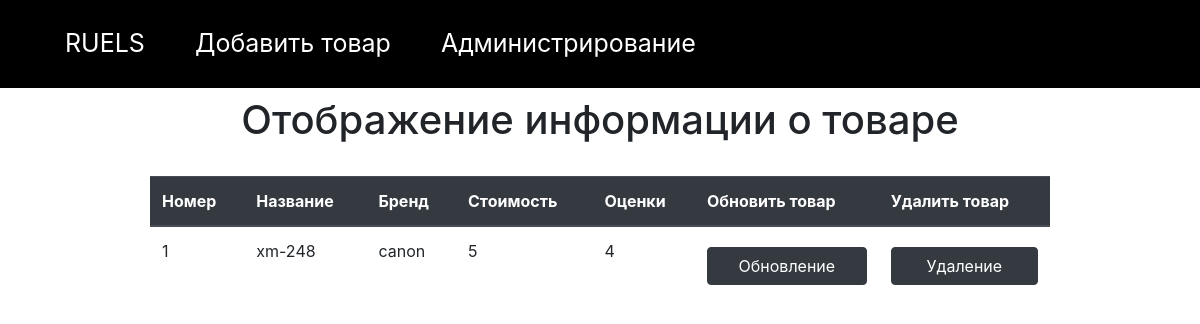
/product/, run on an earlier commit of the app's database.
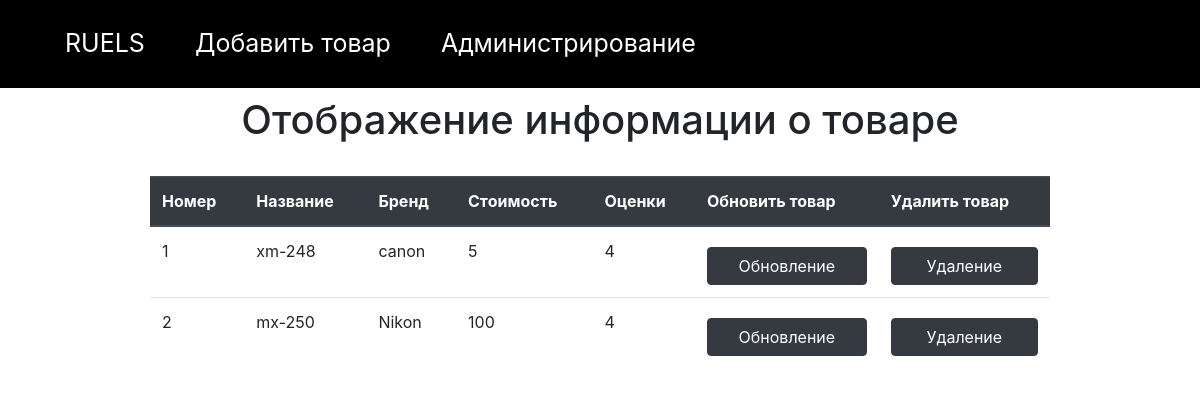
And on a later commit of the database.
### products/models.py (models this page shows, shortened)
class Product(models.Model):
    product_name = models.CharField(max_length = 50)
    product_company = models.CharField(max_length = 50)
    price = models.CharField(max_length = 40)
    rating = models.CharField(max_length = 50)

### products/views.py (the view)
# urls.py: path('', views.index_product, name='index-product'),
def index_product(request):
    products = Product.objects.all()
    return render(request, 'products/products.html', {'products': products})

### products/templates/products/products.html (shortened to what this page needs)
<!DOCTYPE html>
{% load static %}
<html>
<head>
     <link rel="stylesheet" href="{% static "css/customer.css" %}" />
     <link rel="stylesheet" href="https://stackpath.bootstrapcdn.com/bootstrap/4.3.1/css/bootstrap.min.css">
<body>
<header>
    <nav class="default-nav">
      <ul>
          <li> <a href= "{% url 'general' %}" style="color:white">RUELS</a></li>
          <li> <a href= "{% url 'upload-product' %}" style="color:white">Добавить товар</a> </li>
        <li> <a href="{% url 'admin:index' %}" style="color:white">Администрирование</a> </li>
      </ul>
    </nav>
  </header>
{% block content %}
<h1 class="mt-2" align="center">Отображение информации о товаре</h1>
<div class="d-flex justify-content-center mt-2">
 <table class="table w-75 mt-4">
       <thead class="thead-dark">
      <tr>
       <th scope="col">Номер</th>
       <th scope="col">Название</th>
       <th scope="col">Бренд</th>
       <th scope="col">Стоимость</th>
       <th scope="col">Оценки</th>
       <th scope="col">Обновить товар</th>
       <th scope="col">Удалить товар</th>
    </tr>
      </thead>
     {% for product in products %}
      <tr>
      <td>{{product.id}}</td>
      <td>{{product.product_name}}</td>
      <td>{{product.product_company}}</td>
      <td>{{product.price}}</td>
      <td>{{product.rating}}</td>
      <td><a href="update/{{product.id}}" class="btn btn-dark mt-2 w-100" id = '{{product.id}}'>Обновление</a></td>
      <td><a href="delete/{{product.id}}" class="btn btn-dark mt-2 w-100" id = '{{product.id}}'>Удаление</a></td>
      {% endfor %}
      </tr>
 </table>
</div>
{% endblock %}
</body>
</html>

What changed in the data, as far as the page shows it:
added Product: id "2", product_name "mx-250", product_company "Nikon", price "100", rating "4"
